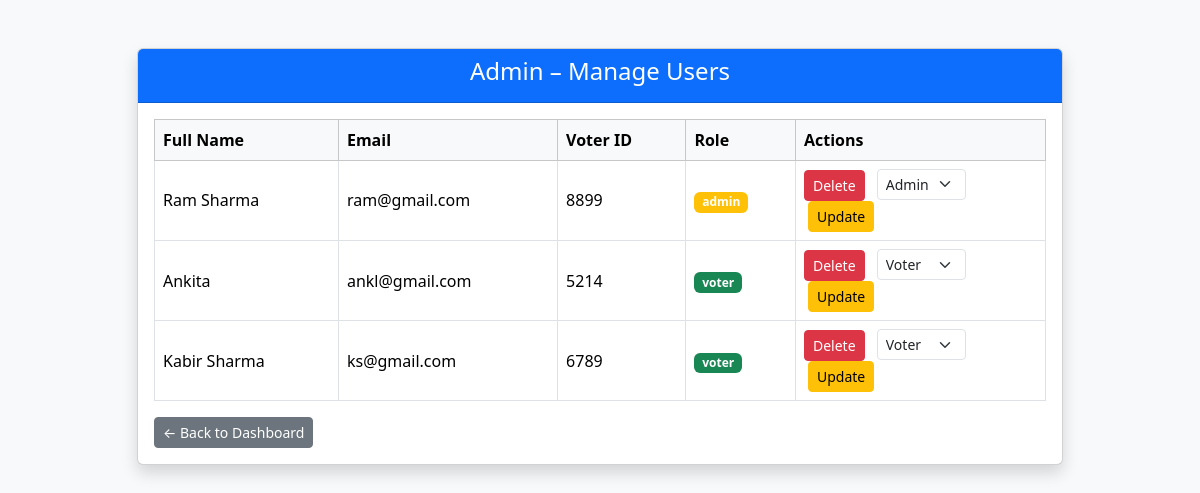
Page /admin/users (signed in) on the committed database.
### tables this page shows
CREATE TABLE users (
            id INTEGER PRIMARY KEY AUTOINCREMENT,
            full_name TEXT NOT NULL,
            email TEXT UNIQUE NOT NULL,
            password TEXT NOT NULL,
            aadhaar_number TEXT UNIQUE NOT NULL,
            voter_id TEXT UNIQUE NOT NULL,
            role TEXT CHECK(role IN ('voter', 'admin')) NOT NULL
        );

### app.py (the view)
@app.route("/admin/users")
@admin_required
@login_required
def admin_users():
    conn = get_db_connection()
    users = conn.execute("""
        SELECT id, full_name, email, voter_id, role
        FROM users
        WHERE id != ?
    """, (session["user_id"],)).fetchall()
    conn.close()
    return render_template("admin/admin_users.html", users=users)

### app.py (called while the page is built)
def get_db_connection():
    conn = sqlite3.connect(DATABASE)
    conn.row_factory = sqlite3.Row
    return conn

def login_required(view_func):
    @wraps(view_func)
    def wrapper(*args, **kwargs):
        if "user_id" not in session:
            flash("Please login first", "danger")
            return redirect(url_for("login"))
        return view_func(*args, **kwargs)
    return wrapper

def admin_required(view_func):
    @wraps(view_func)
    def wrapper(*args, **kwargs):
        if "user_id" not in session:
            flash("Please login first", "danger")
            return redirect(url_for("login"))
        if session.get("role") != "admin":
            flash("Admin access required", "danger")
            return redirect(url_for("login"))
        return view_func(*args, **kwargs)
    return wrapper

### templates/admin/admin_users.html (shortened to what this page needs)
<!DOCTYPE html>
<html lang="en">
<head>
    <link href="https://cdn.jsdelivr.net/npm/bootstrap@5.3.2/dist/css/bootstrap.min.css" rel="stylesheet">
</head>
<body class="bg-light">
<div class="container mt-5">
    <div class="row justify-content-center">
        <div class="col-md-10">
            <div class="card shadow">
                <div class="card-header bg-primary text-white text-center">
                    <h4>Admin – Manage Users</h4>
                </div>
                <div class="card-body">
                    <table class="table table-bordered table-hover align-middle">
                        <thead class="table-light">
                            <tr>
                                <th>Full Name</th>
                                <th>Email</th>
                                <th>Voter ID</th>
                                <th>Role</th>
                                <th style="width: 250px;">Actions</th>
                            </tr>
                        </thead>
                        <tbody>
                        {% for user in users %}
                            <tr>
                                <td>{{ user.full_name }}</td>
                                <td>{{ user.email }}</td>
                                <td>{{ user.voter_id }}</td>
                                <td>
                                    <span class="badge {% if user.role == 'admin' %}bg-warning{% else %}bg-success{% endif %}">
                                        {{ user.role }}
                                    </span>
                                </td>
                                <td>
                                    <form action="/admin/delete-user/{{ user.id }}" method="POST" class="d-inline">
                                        <button class="btn btn-danger btn-sm"
                                                onclick="return confirm('Are you sure you want to delete this user?')">
                                            Delete
                                        </button>
                                    </form>
                                    <form action="/admin/update-role/{{ user.id }}" method="POST" class="d-inline ms-2">
                                        <select name="role" class="form-select form-select-sm d-inline w-auto">
                                            <option value="voter" {% if user.role == 'voter' %}selected{% endif %}>
                                                Voter
                                            </option>
                                            <option value="admin" {% if user.role == 'admin' %}selected{% endif %}>
                                                Admin
                                            </option>
                                        </select>
                                        <button class="btn btn-warning btn-sm ms-1">
                                            Update
                                        </button>
                                    </form>
                                </td>
                            </tr>
                        {% endfor %}
                        </tbody>
                    </table>
                    <div class="mt-3">
                        <a href="/admin" class="btn btn-secondary btn-sm">← Back to Dashboard</a>
                    </div>
                </div>
            </div>
        </div>
    </div>
</div>
</body>
</html>

### rows in the picture
users: full_name "Ram Sharma", email "ram@gmail.com", voter_id "8899", role "admin", role "Admin"
users: full_name "Ankita", email "ankl@gmail.com", voter_id "5214", role "voter", role "Voter"
users: full_name "Kabir Sharma", email "ks@gmail.com", voter_id "6789", role "voter", role "Voter"
